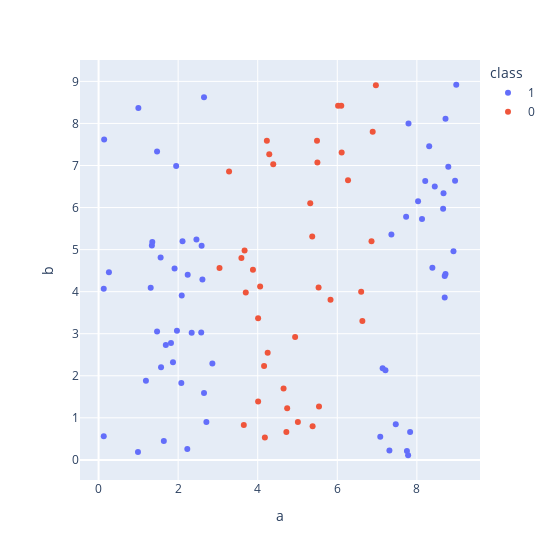

The notebook cell this image was saved under:
### Code cell
fig = px.scatter(df, x='a',
            y='b',
            color='class',
            height=560,
            width=560,
            )
fig.show()

### Figure 1 — Plotly figure (JSON) as saved in the notebook; plotly's stock layout.template omitted (floating-point values rounded to 4 significant figures)
{"data": [{"hovertemplate": "class=1<br>a=%{x}<br>b=%{y}<extra></extra>", "legendgroup": "1", "marker": {"color": "#636efa", "symbol": "circle"}, "mode": "markers", "name": "1", "orientation": "v", "showlegend": true, "type": "scatter", "x": [7.47, 1.47, 1.47, 7.31, 8.39, 7.36, 0.14, 1.34, 1.87, 1.82, 8.21, 7.79, 8.66, 8.72, 1.69, 2.61, 8.96, 8.72, 2.58, 8.67, 0.26, 7.78, 8.7, 2.65, 1.97, 2.08, 1.56, 8.31, 8.45, 2.11, 8.79, 2.24, 7.08, 2.71, 1.91, 1.64, 1.95, 2.59, 2.46, 7.73, 8.03, 8.13, 0.13, 8.99, 8.92, 8.7, 1.35, 0.13, 7.21, 2.65, 7.75, 2.34, 1.57, 1, 2.23, 2.09, 2.86, 0.99, 7.14, 1.31, 7.83, 1.19], "xaxis": "x", "y": [0.85, 3.05, 7.33, 0.22, 4.57, 5.36, 7.62, 5.1, 2.32, 2.78, 6.63, 8, 5.97, 4.42, 2.73, 4.29, 6.64, 8.11, 3.03, 6.34, 4.46, 0.11, 4.37, 1.59, 3.07, 1.83, 4.81, 7.46, 6.5, 5.2, 6.97, 4.4, 0.55, 0.9, 4.55, 0.45, 6.99, 5.09, 5.24, 5.78, 6.15, 5.73, 4.07, 8.92, 4.96, 3.86, 5.18, 0.56, 2.13, 8.62, 0.21, 3.02, 2.2, 8.37, 0.26, 3.91, 2.29, 0.19, 2.18, 4.09, 0.66, 1.88], "yaxis": "y"}, {"hovertemplate": "class=0<br>a=%{x}<br>b=%{y}<extra></extra>", "legendgroup": "0", "marker": {"color": "#EF553B", "symbol": "circle"}, "mode": "markers", "name": "0", "orientation": "v", "showlegend": true, "type": "scatter", "x": [5.38, 6.11, 4.25, 5.32, 3.65, 6.6, 6.86, 6.63, 5.83, 3.88, 5.53, 4.01, 3.28, 5.01, 3.67, 4.74, 3.7, 5.49, 4.94, 4.72, 5.54, 6.89, 6.02, 6.97, 6.27, 5.37, 4.06, 4.01, 3.59, 4.16, 4.18, 6.1, 4.39, 4.65, 4.29, 5.5, 3.04, 4.23], "xaxis": "x", "y": [0.8, 7.31, 2.55, 6.1, 0.83, 4, 5.2, 3.3, 3.81, 4.52, 4.1, 3.37, 6.86, 0.9, 4.98, 1.23, 3.98, 7.59, 2.92, 0.66, 1.27, 7.8, 8.42, 8.91, 6.65, 5.31, 4.12, 1.39, 4.8, 2.23, 0.53, 8.42, 7.03, 1.7, 7.27, 7.07, 4.56, 7.59], "yaxis": "y"}], "layout": {"height": 560, "legend": {"title": {"text": "class"}, "tracegroupgap": 0}, "margin": {"t": 60}, "width": 560, "xaxis": {"anchor": "y", "domain": [0, 1], "title": {"text": "a"}}, "yaxis": {"anchor": "x", "domain": [0, 1], "title": {"text": "b"}}}}
